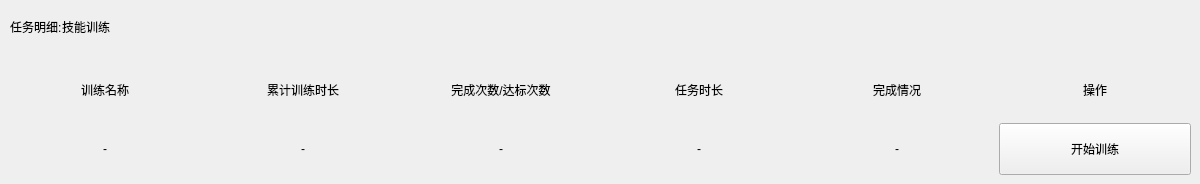
<?xml version="1.0" encoding="UTF-8"?>
<ui version="4.0">
 <class>SYPersonTaskListItem</class>
 <widget class="QWidget" name="SYPersonTaskListItem">
  <property name="geometry">
   <rect>
    <x>0</x>
    <y>0</y>
    <width>1200</width>
    <height>184</height>
   </rect>
  </property>
  <property name="windowTitle">
   <string>SimLaparo</string>
  </property>
  <layout class="QGridLayout" name="gridLayout">
   <property name="leftMargin">
    <number>0</number>
   </property>
   <property name="topMargin">
    <number>0</number>
   </property>
   <property name="rightMargin">
    <number>0</number>
   </property>
   <property name="bottomMargin">
    <number>0</number>
   </property>
   <property name="spacing">
    <number>0</number>
   </property>
   <item row="0" column="0">
    <layout class="QVBoxLayout" name="verticalLayout">
     <property name="spacing">
      <number>0</number>
     </property>
     <item>
      <layout class="QHBoxLayout" name="horizontalLayout">
       <property name="leftMargin">
        <number>10</number>
       </property>
       <item>
        <widget class="QLabel" name="label_14">
         <property name="minimumSize">
          <size>
           <width>0</width>
           <height>50</height>
          </size>
         </property>
         <property name="text">
          <string>任务明细:</string>
         </property>
        </widget>
       </item>
       <item>
        <widget class="QLabel" name="label_13">
         <property name="text">
          <string>技能训练</string>
         </property>
        </widget>
       </item>
       <item>
        <spacer name="horizontalSpacer">
         <property name="orientation">
          <enum>Qt::Horizontal</enum>
         </property>
         <property name="sizeHint" stdset="0">
          <size>
           <width>40</width>
           <height>20</height>
          </size>
         </property>
        </spacer>
       </item>
      </layout>
     </item>
     <item>
      <widget class="QFrame" name="bgframe">
       <property name="minimumSize">
        <size>
         <width>0</width>
         <height>130</height>
        </size>
       </property>
       <property name="maximumSize">
        <size>
         <width>16777215</width>
         <height>130</height>
        </size>
       </property>
       <layout class="QHBoxLayout" name="horizontalLayout_2">
        <item>
         <layout class="QVBoxLayout" name="verticalLayout_2">
          <item>
           <widget class="QLabel" name="label">
            <property name="focusPolicy">
             <enum>Qt::TabFocus</enum>
            </property>
            <property name="text">
             <string>训练名称</string>
            </property>
            <property name="alignment">
             <set>Qt::AlignCenter</set>
            </property>
           </widget>
          </item>
          <item>
           <widget class="QLabel" name="lb_trainname">
            <property name="minimumSize">
             <size>
              <width>0</width>
              <height>52</height>
             </size>
            </property>
            <property name="maximumSize">
             <size>
              <width>16777215</width>
              <height>52</height>
             </size>
            </property>
            <property name="text">
             <string>-</string>
            </property>
            <property name="alignment">
             <set>Qt::AlignCenter</set>
            </property>
           </widget>
          </item>
         </layout>
        </item>
        <item>
         <layout class="QVBoxLayout" name="verticalLayout_3">
          <item>
           <widget class="QLabel" name="label_3">
            <property name="text">
             <string>累计训练时长</string>
            </property>
            <property name="alignment">
             <set>Qt::AlignCenter</set>
            </property>
           </widget>
          </item>
          <item>
           <widget class="QLabel" name="lb_trainminutes">
            <property name="minimumSize">
             <size>
              <width>0</width>
              <height>52</height>
             </size>
            </property>
            <property name="maximumSize">
             <size>
              <width>16777215</width>
              <height>52</height>
             </size>
            </property>
            <property name="text">
             <string>-</string>
            </property>
            <property name="alignment">
             <set>Qt::AlignCenter</set>
            </property>
           </widget>
          </item>
         </layout>
        </item>
        <item>
         <layout class="QVBoxLayout" name="verticalLayout_4">
          <item>
           <widget class="QLabel" name="label_6">
            <property name="text">
             <string>完成次数/达标次数</string>
            </property>
            <property name="alignment">
             <set>Qt::AlignCenter</set>
            </property>
           </widget>
          </item>
          <item>
           <widget class="QLabel" name="lb_trainpercent">
            <property name="minimumSize">
             <size>
              <width>0</width>
              <height>52</height>
             </size>
            </property>
            <property name="maximumSize">
             <size>
              <width>16777215</width>
              <height>52</height>
             </size>
            </property>
            <property name="text">
             <string>-</string>
            </property>
            <property name="alignment">
             <set>Qt::AlignCenter</set>
            </property>
           </widget>
          </item>
         </layout>
        </item>
        <item>
         <layout class="QVBoxLayout" name="verticalLayout_5">
          <item>
           <widget class="QLabel" name="label_7">
            <property name="text">
             <string>任务时长</string>
            </property>
            <property name="alignment">
             <set>Qt::AlignCenter</set>
            </property>
           </widget>
          </item>
          <item>
           <widget class="QLabel" name="lb_traingiventime">
            <property name="minimumSize">
             <size>
              <width>0</width>
              <height>52</height>
             </size>
            </property>
            <property name="maximumSize">
             <size>
              <width>16777215</width>
              <height>52</height>
             </size>
            </property>
            <property name="text">
             <string>-</string>
            </property>
            <property name="alignment">
             <set>Qt::AlignCenter</set>
            </property>
           </widget>
          </item>
         </layout>
        </item>
        <item>
         <layout class="QVBoxLayout" name="verticalLayout_6">
          <item>
           <widget class="QLabel" name="label_9">
            <property name="text">
             <string>完成情况</string>
            </property>
            <property name="alignment">
             <set>Qt::AlignCenter</set>
            </property>
           </widget>
          </item>
          <item>
           <widget class="QLabel" name="lb_trainstate">
            <property name="minimumSize">
             <size>
              <width>0</width>
              <height>52</height>
             </size>
            </property>
            <property name="maximumSize">
             <size>
              <width>16777215</width>
              <height>52</height>
             </size>
            </property>
            <property name="text">
             <string>-</string>
            </property>
            <property name="alignment">
             <set>Qt::AlignCenter</set>
            </property>
           </widget>
          </item>
         </layout>
        </item>
        <item>
         <layout class="QVBoxLayout" name="verticalLayout_7">
          <item>
           <widget class="QLabel" name="label_11">
            <property name="text">
             <string>操作</string>
            </property>
            <property name="alignment">
             <set>Qt::AlignCenter</set>
            </property>
           </widget>
          </item>
          <item>
           <widget class="QPushButton" name="bt_starttrain">
            <property name="minimumSize">
             <size>
              <width>0</width>
              <height>52</height>
             </size>
            </property>
            <property name="maximumSize">
             <size>
              <width>16777215</width>
              <height>52</height>
             </size>
            </property>
            <property name="text">
             <string>开始训练</string>
            </property>
           </widget>
          </item>
         </layout>
        </item>
       </layout>
      </widget>
     </item>
    </layout>
   </item>
  </layout>
 </widget>
 <resources/>
 <connections/>
</ui>
